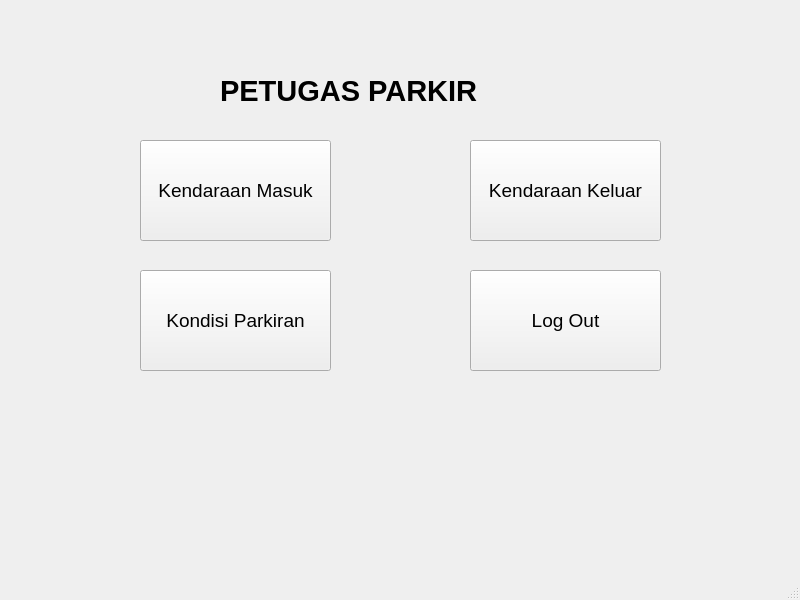
<?xml version="1.0" encoding="UTF-8"?>
<ui version="4.0">
 <class>MainWindow</class>
 <widget class="QMainWindow" name="MainWindow">
  <property name="geometry">
   <rect>
    <x>0</x>
    <y>0</y>
    <width>800</width>
    <height>600</height>
   </rect>
  </property>
  <property name="windowTitle">
   <string>Petugas Parkir</string>
  </property>
  <widget class="QWidget" name="centralwidget">
   <widget class="QLabel" name="label">
    <property name="geometry">
     <rect>
      <x>220</x>
      <y>60</y>
      <width>361</width>
      <height>61</height>
     </rect>
    </property>
    <property name="font">
     <font>
      <pointsize>22</pointsize>
      <weight>75</weight>
      <bold>true</bold>
     </font>
    </property>
    <property name="text">
     <string>PETUGAS PARKIR</string>
    </property>
   </widget>
   <widget class="QPushButton" name="pushButton_masuk">
    <property name="geometry">
     <rect>
      <x>140</x>
      <y>140</y>
      <width>191</width>
      <height>101</height>
     </rect>
    </property>
    <property name="font">
     <font>
      <pointsize>14</pointsize>
     </font>
    </property>
    <property name="text">
     <string>Kendaraan Masuk</string>
    </property>
   </widget>
   <widget class="QPushButton" name="pushButton_keluar">
    <property name="geometry">
     <rect>
      <x>470</x>
      <y>140</y>
      <width>191</width>
      <height>101</height>
     </rect>
    </property>
    <property name="font">
     <font>
      <pointsize>14</pointsize>
     </font>
    </property>
    <property name="text">
     <string>Kendaraan Keluar</string>
    </property>
   </widget>
   <widget class="QPushButton" name="pushButton_lihat">
    <property name="geometry">
     <rect>
      <x>140</x>
      <y>270</y>
      <width>191</width>
      <height>101</height>
     </rect>
    </property>
    <property name="font">
     <font>
      <pointsize>14</pointsize>
     </font>
    </property>
    <property name="text">
     <string>Kondisi Parkiran</string>
    </property>
   </widget>
   <widget class="QPushButton" name="pushButton_logout">
    <property name="geometry">
     <rect>
      <x>470</x>
      <y>270</y>
      <width>191</width>
      <height>101</height>
     </rect>
    </property>
    <property name="font">
     <font>
      <pointsize>14</pointsize>
     </font>
    </property>
    <property name="text">
     <string>Log Out</string>
    </property>
   </widget>
  </widget>
  <widget class="QMenuBar" name="menubar">
   <property name="geometry">
    <rect>
     <x>0</x>
     <y>0</y>
     <width>800</width>
     <height>21</height>
    </rect>
   </property>
  </widget>
  <widget class="QStatusBar" name="statusbar"/>
 </widget>
 <resources/>
 <connections/>
</ui>
